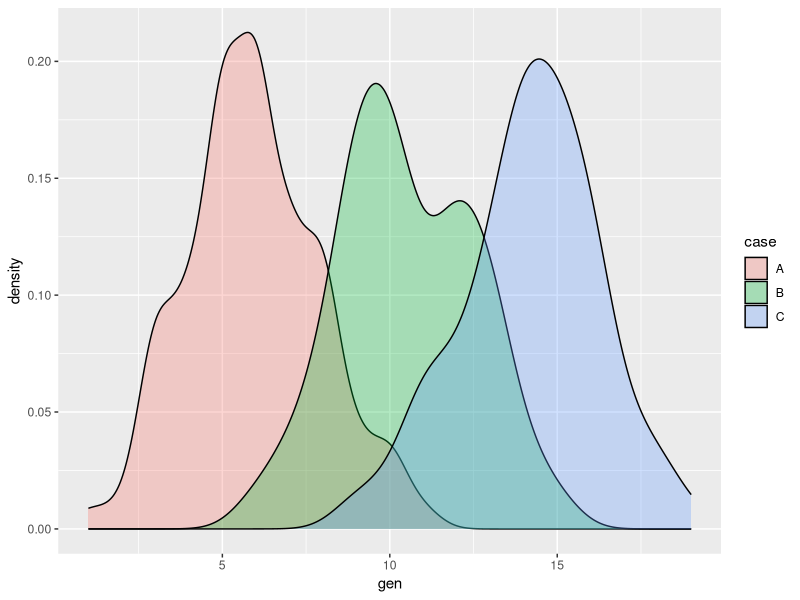
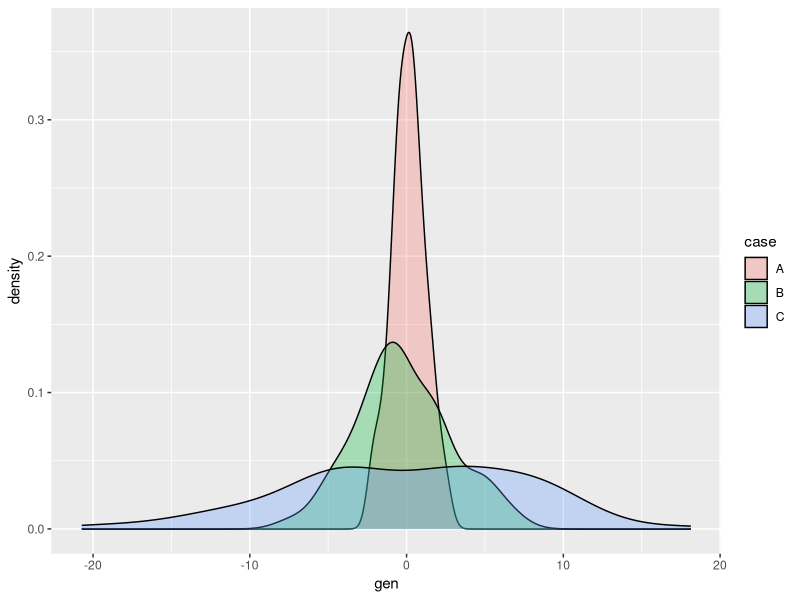
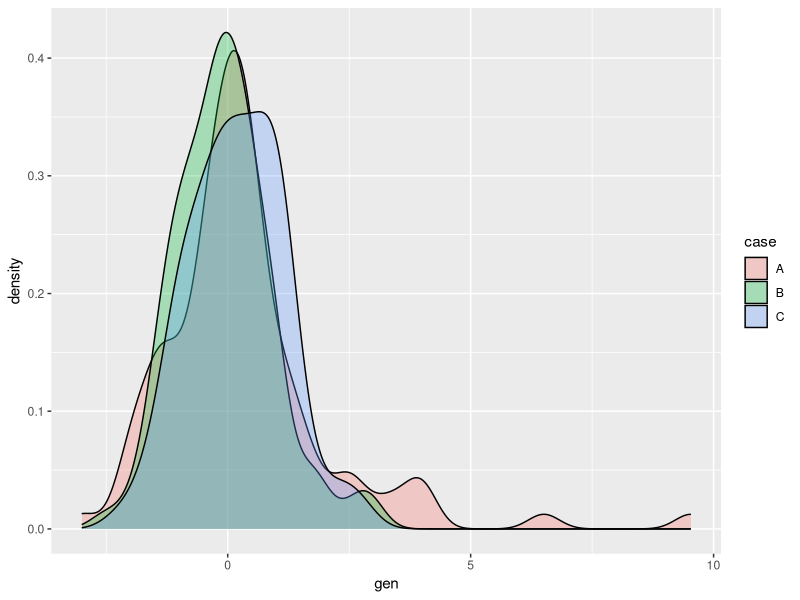
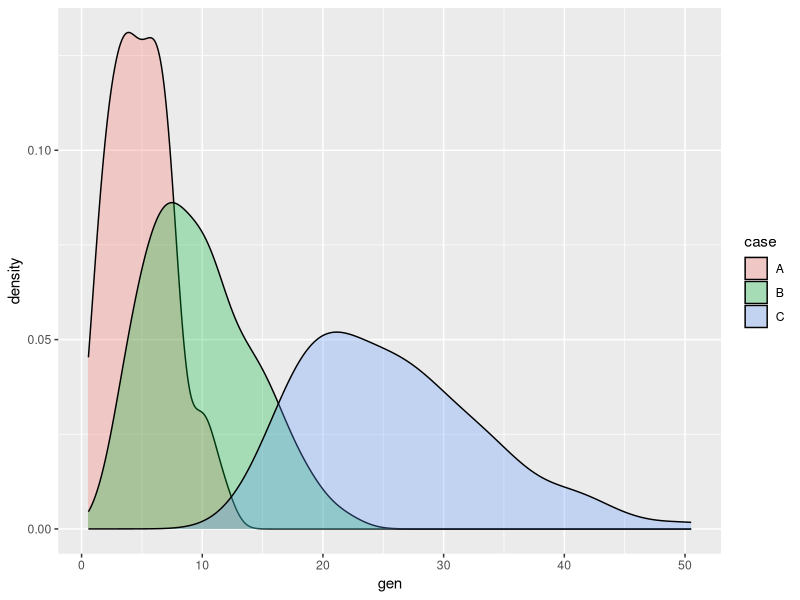
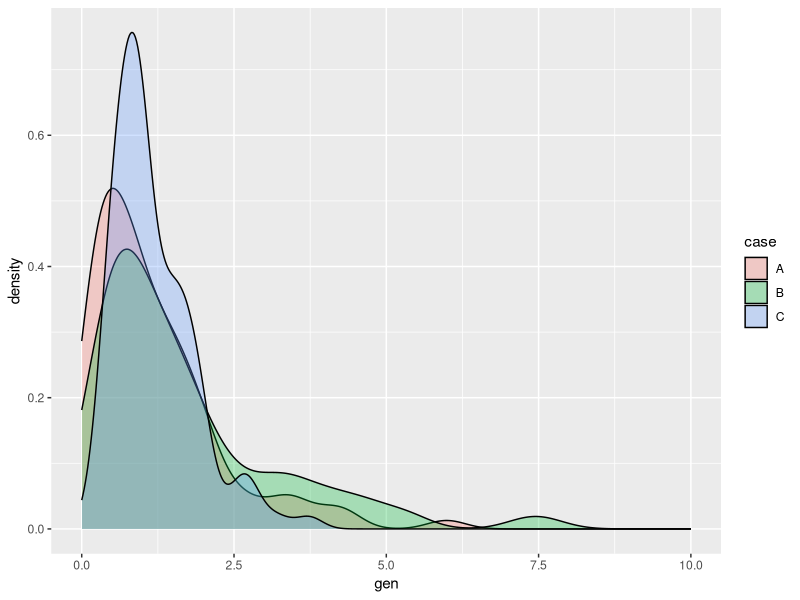

Generate these figures, in order, with R:
## ---- chunk 1
#===================================================================================
#  http://r-exercises.com/2017/02/13/data-science-for-doctors-part-3-distributions/
#  Data Science for Doctors – Part 3 : Distributions
#===================================================================================

library(ggplot2)

#The distributions that we will see are:

#1)Binomial Distribution: The binomial distribution fits to repeated trials each with a dichotomous outcome such as success-failure, healthy-disease, heads-tails.

#2)Normal Distribution: It is the most famous distribution, it is also assumed for many gene expression values.

#3)T-Distribution: The T-distribution has many useful applications for testing hypotheses when the sample size is lower than thirty.

#4)Chi-squared Distribution: The chi-squared distribution plays an important role in testing hypotheses about frequencies.

#5)F-Distribution: The F-distribution is important for testing the equality of two variances.

#Before proceeding, it might be helpful to look over the help pages for the choose, dbinom, pbinom , rbinom, qbinom,pnorm, qnorm, rnorm, dnorm,pchisq, qchisq, dchisq, df, pf, df.


#Let X be binomially distributed with n = 100 and p = 0.3.Compute the following:
#a) P(X = 34), P(X ≥ 34), and P(X ≤ 34)
#b) P(30 ≤ X ≤ 60)
#c) The quantiles x0.025, and x0.975
n <- 100
p <- 0.3
#a
dbinom(34, n, p)
sum(dbinom(34:n, n, p))
pbinom(34, n, p)
#b
sum(dbinom(30:60, n, p))
#c
qbinom(0.025, n, p)
qbinom(0.975, n, p)

#Let X be normally distributed with mean = 3 and standard deviation = 1.Compute the following:
#a) P(X 2),P(2 ≤ X ≤ 4)
#b) The quantiles x0.025, x0.5and x0.975.
m <- 3
s <- 1
#a
pnorm(2,m,s)
pnorm(4,m,s) - pnorm(2,m,s)
#b
qnorm(0.025,m,s)
qnorm(0.5,m,s)
qnorm(0.975,m,s)

#Let T8 distribution.Compute the following:
#a)P(T8 < 1), P(T8 > 2), P(-1 < T8 < 1).
#b)The quantiles t0.025, t0.5, and t0.975. Can you justify the values of the quantiles?
df <- 8
#a
pt(1,df)
1-pt(2,df)
pt(1,df)-pt(-1,df)
#b
qt(0.025, df)
qt(0.5, df)
1-qt(0.075, df)

#Compute the following for the chi-squared distribution with 5 degrees of freedom:
#a) P(X25<2), P(X25>4),P(4<X25<6).
#b) The quantiles g0.025, g0.5, and g0.975.
df <- 5
#a
pchisq(2,df)
1-pchisq(4,df)
# OR
pchisq(4, df, lower.tail = FALSE)
pchisq(6,df)-pchisq(4,df)
#b
qchisq(0.025, df, lower.tail=TRUE)
qchisq(0.5, df, lower.tail=TRUE)
qchisq(0.075, df, lower.tail=FALSE)

#Compute the following for the F6,3 distribution:
#a)P(F6,3 < 2), P(F6,3 > 3), P(1 < F6,3 < 4).
#b)The quantiles f0.025, f0.5, and f0.975.
df_1 <- 6
df_2 <- 3
#a
pf(2, df_1, df_2)
1 - pf(3, df_1, df_2)
pf(4, df_1, df_2) - pf(1, df_1, df_2)
#b
qf(0.025, df_1, df_2)
qf(0.05, df_1, df_2)
qf(0.975, df_1, df_2)

#Generate 100 observations following binomial distribution and plot them(if possible at the same plot):
#a) n = 20, p = 0.3
#b) n = 20, p = 0.5
#c) n = 20, p = 0.7
data <- data.frame(case = factor(rep(c("A","B","C"), each=100)), 
                   gen = c(rbinom(100,20,0.3), rbinom(100,20,0.5), rbinom(100,20,0.7)))
ggplot(data, aes(x=gen, fill=case))+geom_density(alpha=.3)


#Generate 100 observations following normal distribution and plot them(if possible at the same plot):
#a) standard normal distribution ( N(0,1) )
#b) mean = 0, s = 3
#c) mean = 0, s = 7
data <- data.frame(case = factor(rep(c("A","B","C"), each=100)),
                   gen = c(rnorm(100,0,1), rnorm(100,0,3), rnorm(100,0,7)))
ggplot(data, aes(x=gen, fill=case))+geom_density(alpha=.3)


#Generate 100 observations following T distribution and plot them(if possible at the same plot):
#a) df = 5
#b) df = 10
#c) df = 25
data <- data.frame(case = factor(rep(c("A","B","C"), each=100)),
                   gen = c(rt(100,5), rt(100,10), rt(100,25)))
ggplot(data, aes(x=gen, fill=case))+geom_density(alpha=.3)


#Generate 100 observations following chi-squared distribution and plot them(if possible at the same plot):
#a) df = 5
#b) df = 10
#c) df = 25
data <- data.frame(case = factor(rep(c("A","B","C"), each=100)),
                   gen = c(rchisq(100,5), rchisq(100,10), rchisq(100,25)))
ggplot(data, aes(x=gen, fill=case))+geom_density(alpha=.3)


#Generate 100 observations following F distribution and plot them(if possible at the same plot):
#a) df1 = 3, df2 = 9
#b) df1 = 9, df2 = 3
#c) df1 = 15, df2 = 15
data <- data.frame(case = factor(rep(c("A","B","C"), each=100)),
                   gen = c(rf(100,3,9), rf(100,9,3), rf(100,15,15)))
ggplot(data, aes(x=gen, fill=case))+geom_density(alpha=.3)+xlim(0,10)



